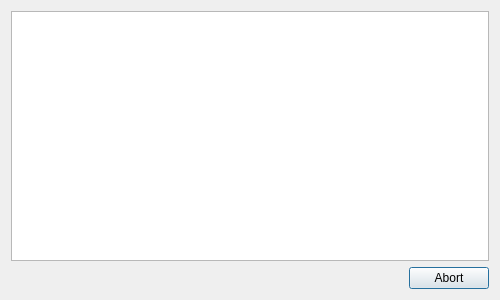
<?xml version="1.0" encoding="UTF-8"?>
<ui version="4.0">
 <class>AnalysisProgressDialog</class>
 <widget class="QDialog" name="AnalysisProgressDialog">
  <property name="geometry">
   <rect>
    <x>0</x>
    <y>0</y>
    <width>500</width>
    <height>300</height>
   </rect>
  </property>
  <property name="windowTitle">
   <string>Analysis progress</string>
  </property>
  <layout class="QVBoxLayout" name="verticalLayout">
   <item>
    <widget class="QTextEdit" name="textEdit">
     <property name="undoRedoEnabled">
      <bool>false</bool>
     </property>
     <property name="readOnly">
      <bool>true</bool>
     </property>
    </widget>
   </item>
   <item>
    <widget class="QDialogButtonBox" name="buttonBox">
     <property name="orientation">
      <enum>Qt::Horizontal</enum>
     </property>
     <property name="standardButtons">
      <set>QDialogButtonBox::Abort</set>
     </property>
    </widget>
   </item>
  </layout>
 </widget>
 <resources/>
 <connections>
  <connection>
   <sender>buttonBox</sender>
   <signal>accepted()</signal>
   <receiver>AnalysisProgressDialog</receiver>
   <slot>accept()</slot>
   <hints>
    <hint type="sourcelabel">
     <x>248</x>
     <y>254</y>
    </hint>
    <hint type="destinationlabel">
     <x>157</x>
     <y>274</y>
    </hint>
   </hints>
  </connection>
  <connection>
   <sender>buttonBox</sender>
   <signal>rejected()</signal>
   <receiver>AnalysisProgressDialog</receiver>
   <slot>reject()</slot>
   <hints>
    <hint type="sourcelabel">
     <x>316</x>
     <y>260</y>
    </hint>
    <hint type="destinationlabel">
     <x>286</x>
     <y>274</y>
    </hint>
   </hints>
  </connection>
 </connections>
</ui>
